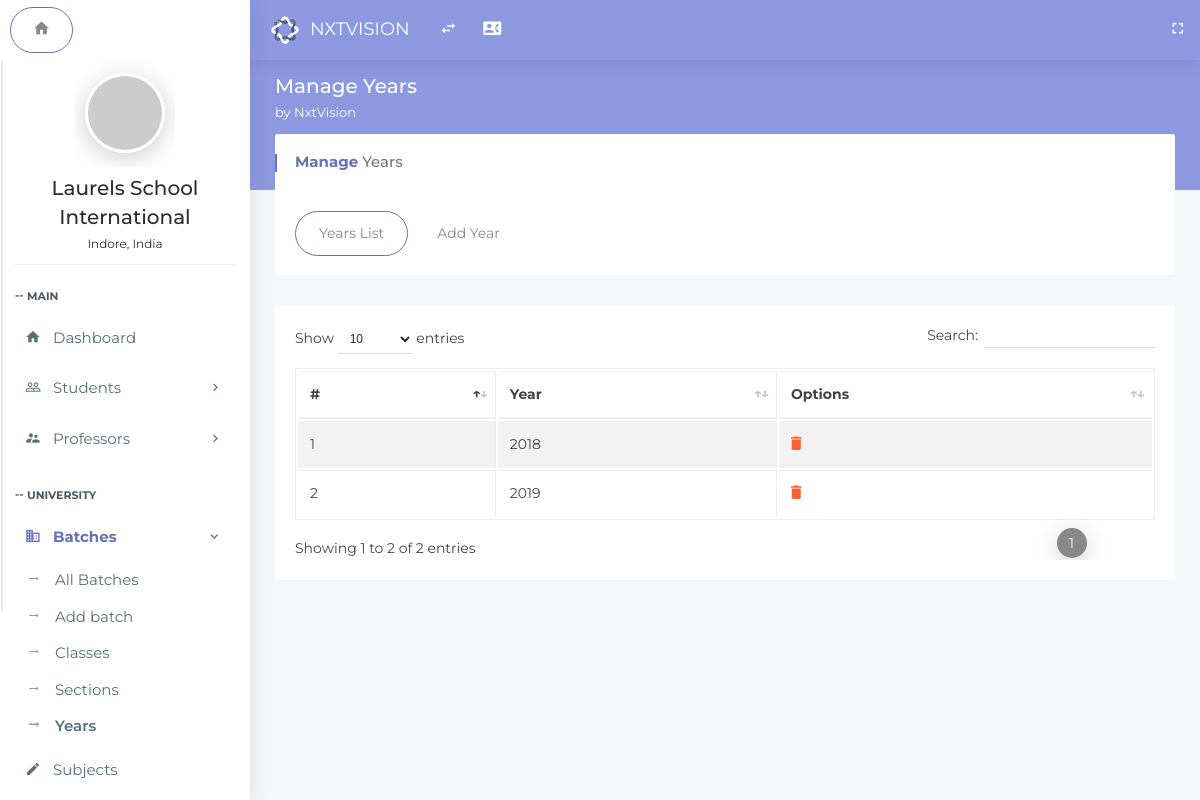
Screenshot of /index.php/years with the database file from the repository.
### tables this page shows
CREATE TABLE `years_list` (
  `id` int(11) NOT NULL,
  `year` text NOT NULL
);

### application/controllers/Years.php (called while the page is built, shortened)
<?php
class Years extends MY_Controller {
	public function index()
	{
        $this->load->model('Years_model', '_years');
        $data['result'] = $this->_years->getAllYears();
		$this->load->view('years',$data);
	}
}

### index.php (called while the page is built, shortened)
<?php
require_once BASEPATH.'core/CodeIgniter.php';

### application/models/Years_model.php (called while the page is built, shortened)
<?php
class Years_model extends CI_Model
{
    public function getAllYears()
    {
        $query = $this->db->get('years_list');
        return $query;
    }
}

### application/views/years.php (the view, shortened to what this page needs)
<!doctype html>
<html class="no-js " lang="en">
<head>
<link rel="stylesheet" href="assets/plugins/bootstrap/css/bootstrap.min.css">
<link rel="stylesheet" href="assets/plugins/jquery-datatable/dataTables.bootstrap4.min.css">
<link rel="stylesheet" href="assets/css/main.css">
<link rel="stylesheet" href="assets/css/color_skins.css">
<link rel="stylesheet" href="assets/plugins/sweetalert/sweetalert.css"/>
</head>
<body class="<?php echo $theme;?>">
<nav class="navbar p-l-5 p-r-5">
    <ul class="nav navbar-nav navbar-left">
        <li>
            <div class="navbar-header">
                <a class="navbar-brand" href="<?php echo site_url('dashboard');?>"><img src="assets/images/logo.svg" width="30" alt="Oreo"><span class="m-l-10"><?php echo $company_name;?></span></a>
            </div>
        </li>
        <li><a href="javascript:void(0);" class="ls-toggle-btn" data-close="true"><i class="zmdi zmdi-swap"></i></a></li>
         <li><a href="contact.html" title="Contact List"><i class="zmdi zmdi-account-box-phone"></i></a></li>
        <li class="float-right">
            <a href="javascript:void(0);" class="fullscreen hidden-sm-down" data-provide="fullscreen" data-close="true"><i class="zmdi zmdi-fullscreen"></i></a>
        </li>
    </ul>
</nav>
<?php include "leftside.php";?>
<section class="content">
    <div class="block-header">
        <div class="row">
            <div class="col-lg-7 col-md-6 col-sm-12">
                <h2>Manage Years
                <small><?php echo $welcome_string;?></small>
                </h2>
            </div>
        </div>
    </div>
    <div class="container-fluid">
        <div class="row clearfix">
            <div class="col-lg-12">
                <div class="card">
                    <div class="header">
                        <h2><strong>Manage</strong> Years</h2>
                    </div>
                    <div class="body">
                        <ul class="nav nav-tabs padding-0">
                            <li class="nav-item"><a class="nav-link active" data-toggle="tab" href="#sublist">Years List</a></li>
                            <li class="nav-item"><a class="nav-link" data-toggle="tab" href="#addsub">Add Year</a></li>
                        </ul>
                    </div>
                </div>
                <div class="tab-content">
                    <div class="tab-pane active" id="sublist">
                        <div class="card">
                            <div class="body">
                                <div class="table-responsive">
                                    <table class="table table-bordered table-striped table-hover js-basic-example dataTable">
                                        <thead>
                                            <tr>
                                                <th>#</th>
                                                <th>Year</th>
                                                <th>Options</th>
                                            </tr>
                                        </thead>
                                        <tbody>
                                            <?php
                                            if(isset($result))
                                            {
                      foreach ($result->result() as $row) {
                          ?>
                                            <tr>
                                                <td><?php echo $row->id; ?></td>
                                                <td><?php echo $row->year; ?></td>
                                                <td>
                                                    <a href="javascript:showConfirmMessage('<?php echo $row->id; ?>','<?php echo $row->year; ?>');"><i class="zmdi zmdi-delete"></i>
                                                    </a>
                                                </td>
                                            </tr>
                      <?php
                      }} ?>
                                        </tbody>
                                    </table>
                                </div>
                            </div>
                        </div>
                    </div>
                </div>
            </div>
        </div>
    </div>
</section>
</body>
</html>

### assets/css/color_skins.css (style rules this page uses)
.theme-purple .block-header h2 { color: #fff }
.theme-purple .block-header h2 small { color: #fff }
.theme-purple section.content:before { background-color: #8c99e0 }
.theme-purple .navbar, .theme-purple .page-loader-wrapper { background: #8c99e0 }
.theme-purple .nav-tabs .nav-link.active { border: 1px solid #6572b8 !important }
.theme-purple .card .header h2:before { background: #6572b8 }
.theme-purple .card .header h2 strong { color: #6572b8 }

### rows the page displays
years_list: id "1", year "2018"
years_list: id "2", year "2019"

### other values shown
$company_name "NXTVISION"
$schoolname "Laurels School International"
$schoollocation "Indore, India"
$welcome_string "by NxtVision"
